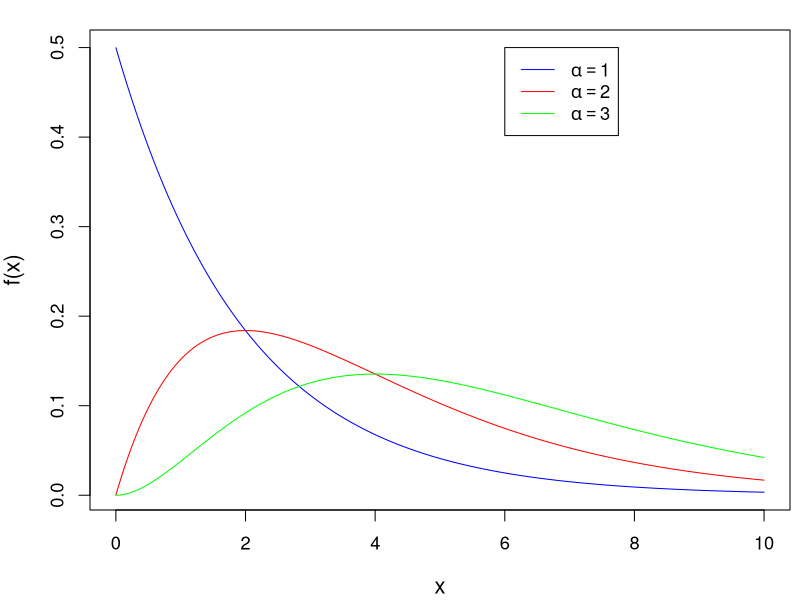
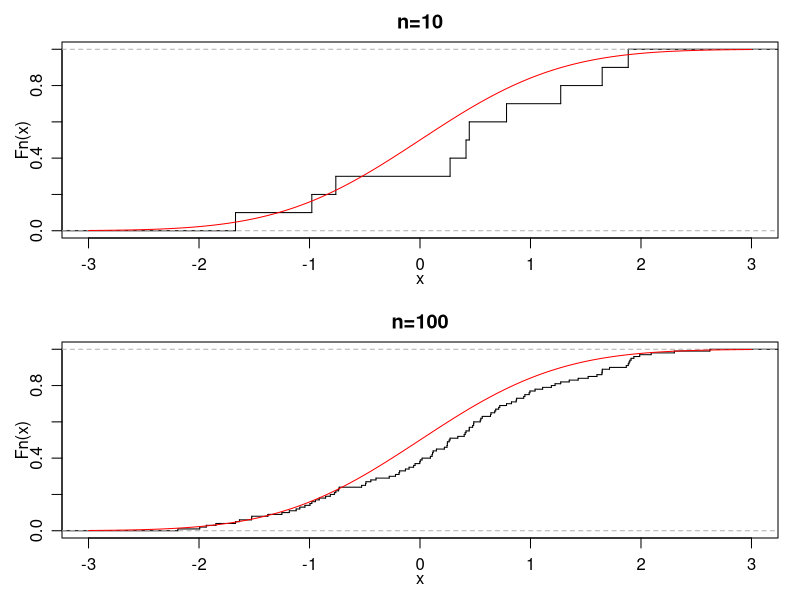
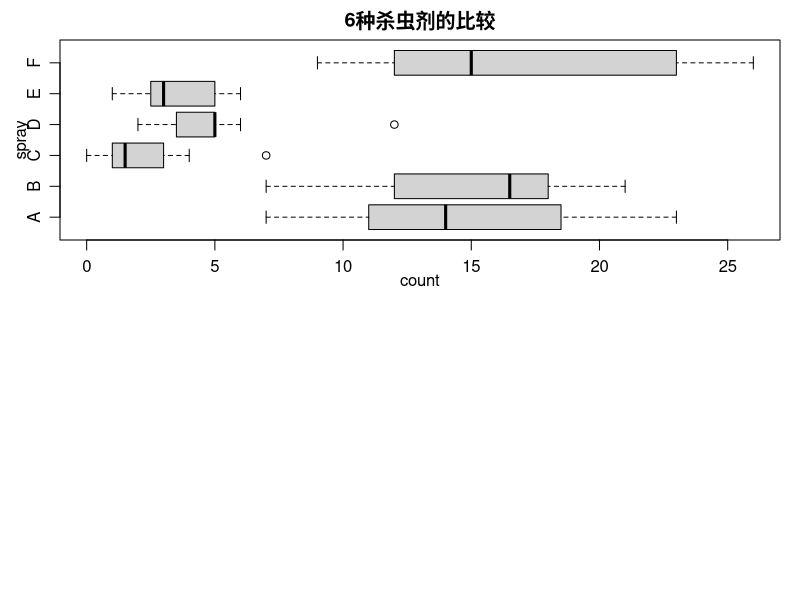

The R source for these figures, in order:
## ---- chunk 1
x = seq(0.001,10,length = 10000)
lambda = 0.5
alpha = 1
y = dgamma(x,shape=alpha,rate = lambda)
par(mai=c(0.9,0.9,0.3,0.1),cex=1.1)
plot(x,y,type="l",ylab = "f(x)",col="blue",cex.lab=1.2)

alpha = 2
y = dgamma(x,shape=alpha,rate = lambda)
lines(x,y,col="red")

alpha = 3
y = dgamma(x,shape=alpha,rate = lambda)
lines(x,y,col="green")
expr1 = expression(alpha==1)
expr2 = expression(alpha==2)
expr3 = expression(alpha==3)
legend(6,0.5,legend=c(expr1,expr2,expr3),col=c("blue","red","green"),lty = c(1,1,1))

## ---- chunk 2
t = seq(-3,3,by=0.01)
y = pnorm(t)
x = rnorm(100)
par(mfrow=c(2,1),mgp=c(1.5,0.8,0),mar=.1+c(3,3,2,1))
Fn = ecdf(x[1:10])
plot(Fn,verticals=TRUE,do.points=FALSE,main="n=10",xlim=c(-3,3))
lines(t,y,col="red")
Fn = ecdf(x[1:100])
plot(Fn,verticals=TRUE,do.points=FALSE,main="n=100",xlim=c(-3,3))
lines(t,y,col="red")
## ---- chunk 3
knitr::kable(cbind(InsectSprays[1:12, c(2,1)],InsectSprays[13:24, c(2,1)],InsectSprays[25:36, c(2,1)],InsectSprays[37:48, c(2,1)],InsectSprays[49:60, c(2,1)],InsectSprays[61:72, c(2,1)]), caption = '')
## ---- chunk 4
par(mar=c(3,3,2,1))
boxplot(count ~ spray, data = InsectSprays, col = "lightgray",main="6种杀虫剂的比较",horizontal=TRUE)
